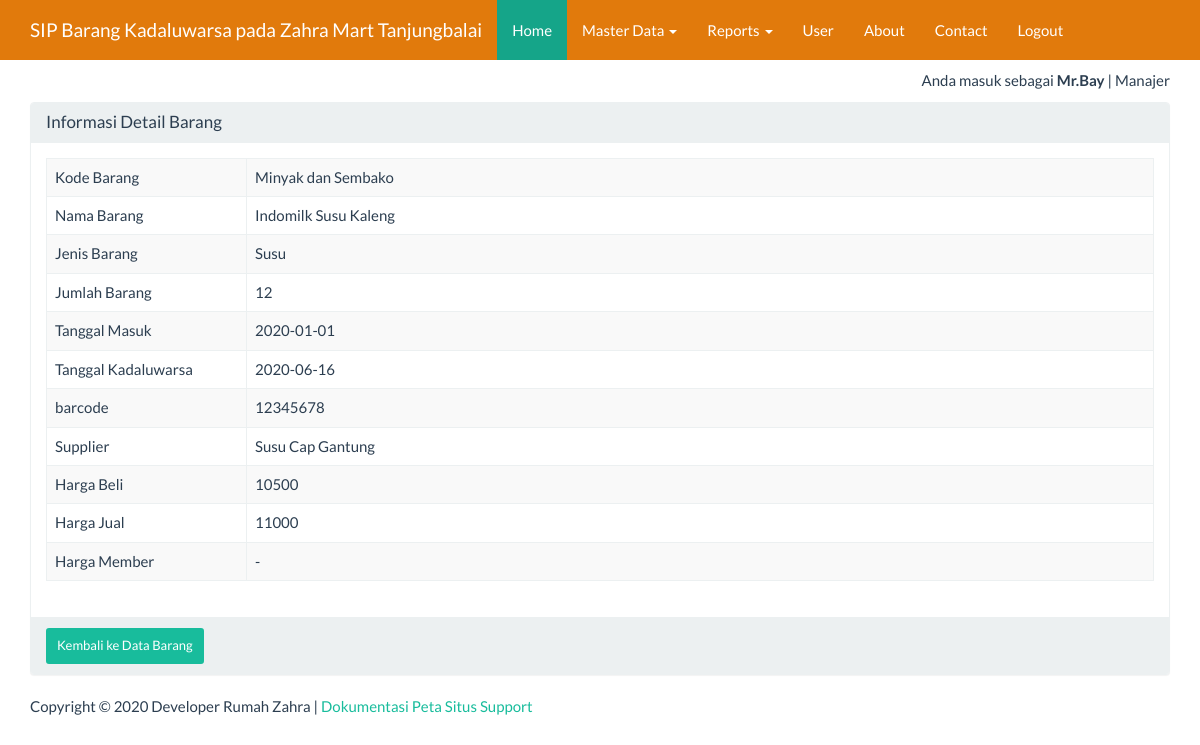
The app's page /index_admin.php?page=barang&actions=detail&id=Minyak dan Sembako (signed in) with its own data.
### tables this page shows
CREATE TABLE `tbl_barang` (
  `id` int(11) NOT NULL,
  `kode_barang` varchar(50) NOT NULL,
  `nama_barang` varchar(100) NOT NULL,
  `jenis_barang` varchar(100) NOT NULL,
  `jumlah_barang` int(10) NOT NULL,
  `tgl_masuk` date NOT NULL,
  `tgl_kadaluwarsa` date NOT NULL,
  `barcode` varchar(50) NOT NULL,
  `supplier` varchar(50) NOT NULL,
  `harga_beli` int(11) NOT NULL,
  `harga_jual` int(11) NOT NULL,
  `harga_member` varchar(11) NOT NULL
);

### views/barang_detail.php (the view)
<div class="container">
    <div class="row">
        <div class="col-xs-12">
            <div class="panel panel-default">
                <div class="panel-heading">
                    <h3 class="panel-title">Informasi Detail Barang</h3>
                </div>
                <div class="panel-body">
                    <?php
                    $sql = "SELECT *FROM tbl_barang WHERE kode_barang ='" . $_GET ['id'] . "'";
                    $query = mysqli_query($koneksi, $sql) or die("SQL Detail error");
                    $data = mysqli_fetch_array($query);
                    ?>
                    <table class="table table-bordered table-striped table-hover">
                        <tr>
                            <td width="200">Kode Barang</td>
                            <td><?= $data['kode_barang'] ?></td>
                        </tr>
                        <tr>
                            <td>Nama Barang</td> <td><?= $data['nama_barang'] ?></td>
                        </tr>
                        <tr>
                            <td>Jenis Barang</td> <td><?= $data['jenis_barang'] ?></td>
                        </tr>
						<tr>
                            <td>Jumlah Barang</td> <td><?= $data['jumlah_barang'] ?></td>
                        </tr>
                        <tr>
                            <td>Tanggal Masuk</td> <td><?= $data['tgl_masuk'] ?></td>
                        </tr>
                        <tr>
                            <td>Tanggal Kadaluwarsa</td> <td><?= $data['tgl_kadaluwarsa'] ?></td>
                        </tr>
						<tr>
                            <td>barcode</td> <td><?= $data['barcode'] ?></td>
                        </tr>
						<tr>
                            <td>Supplier</td> <td><?= $data['supplier'] ?></td>
                        </tr>
						<tr>
                            <td>Harga Beli</td> <td><?= $data['harga_beli'] ?></td>
                        </tr>
						<tr>
                            <td>Harga Jual</td> <td><?= $data['harga_jual'] ?></td>
                        </tr>
						<tr>
                            <td>Harga Member</td> <td><?= $data['harga_member'] ?></td>
                        </tr>
                    </table>
                </div>
                <div class="panel-footer">
                    <a href="?page=barang&actions=tampil" class="btn btn-success btn-sm">
                        Kembali ke Data Barang </a>
                </div>
            </div>
        </div>
    </div>
</div>

### index_admin.php (style rules this page uses)
body { margin-top:70px; }

### records on screen
tbl_barang: kode_barang "Minyak dan Sembako", nama_barang "Indomilk Susu Kaleng", jenis_barang "Susu", jumlah_barang "12", tgl_masuk "2020-01-01", tgl_kadaluwarsa "2020-06-16", barcode "12345678", supplier "Susu Cap Gantung", harga_beli "10500", harga_jual "11000", harga_member "-"

### other values on screen
$_SESSION['username'] "Mr.Bay"
$_SESSION['ket'] "Manajer"
